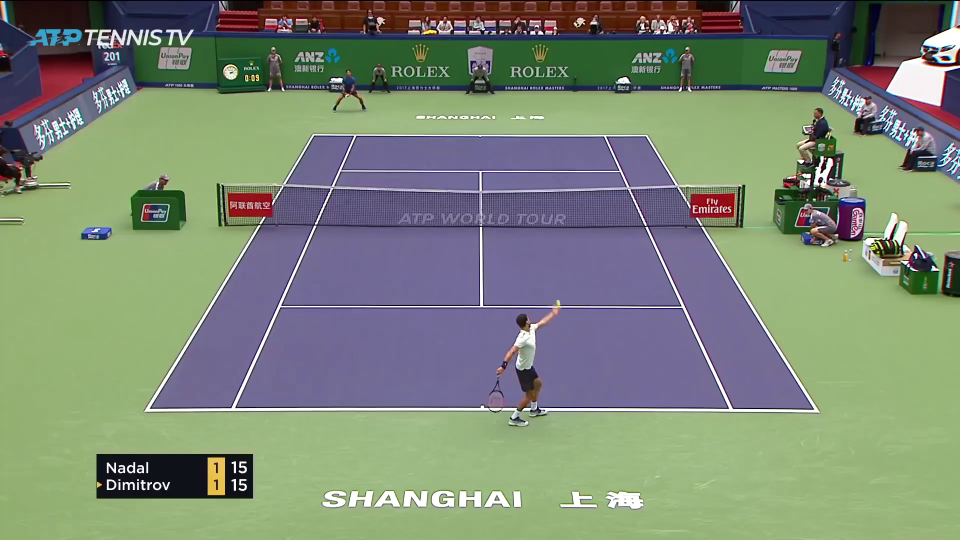
#> input picture frame 9 of video_input_2.mp4, 1920 x 1080 px (shown at 1/2 size)
$ python ball_detection_5.py
#> lines starting #> are read from the running program, lines starting #| are printed output that depends on the picture; after the words box and inside, x2 and y2 are one past the last pixel; in counts of white or black regions, pixels touching at a corner belong together
import cv2
import numpy as np
def nothing(x):
    pass

cap = cv2.VideoCapture('video_input_2.mp4')

cv2.namedWindow("Track")

cv2.createTrackbar("LH", "Track", 0, 255, nothing)
cv2.createTrackbar("LS", "Track", 0, 255, nothing)
cv2.createTrackbar("LV", "Track", 0, 255, nothing)
cv2.createTrackbar("UH", "Track", 255, 255, nothing)
cv2.createTrackbar("US", "Track", 255, 255, nothing)
cv2.createTrackbar("UV", "Track", 255, 255, nothing)

while True:

    ret, frame = cap.read()
#> frame is the input picture: shape (1080, 1920, 3); mean B, G, R 118, 136.2, 124.8

    hsv = cv2.cvtColor(frame, cv2.COLOR_BGR2HSV)
#> hsv: shape (1080, 1920, 3); mean H, S, V 74.1, 88.1, 152.2
   # hsv = cv2.GaussianBlur(hsv, (5, 5), 0)
    lh = cv2.getTrackbarPos("LH", "Track")
    ls = cv2.getTrackbarPos("LS", "Track")
    lv = cv2.getTrackbarPos("LV", "Track")

    uh = cv2.getTrackbarPos("UH", "Track")
    us = cv2.getTrackbarPos("US", "Track")
    uv = cv2.getTrackbarPos("UV", "Track")
    savekey =cv2.waitKey(1)
#> (key Esc is pressed here)
    if savekey==115:
        lowerball = np.array([lh, ls, lv])
        upperball = np.array([uh, us, uv])
        print(lowerball)
        print(upperball)

    lowerball = np.array([lh, ls, lv])
    upperball = np.array([uh, us, uv])
    kernal = np.ones((2, 2), np.uint8) /4
    mask = cv2.inRange(hsv, lowerball, upperball)
#> mask: shape (1080, 1920); every value is 255
    mask = cv2.dilate(mask, kernal)
    mask=cv2.filter2D(mask,-1,kernal)
    res = cv2.bitwise_and(frame, frame, mask=mask)
    resgray = cv2.cvtColor(res, cv2.COLOR_BGR2GRAY)
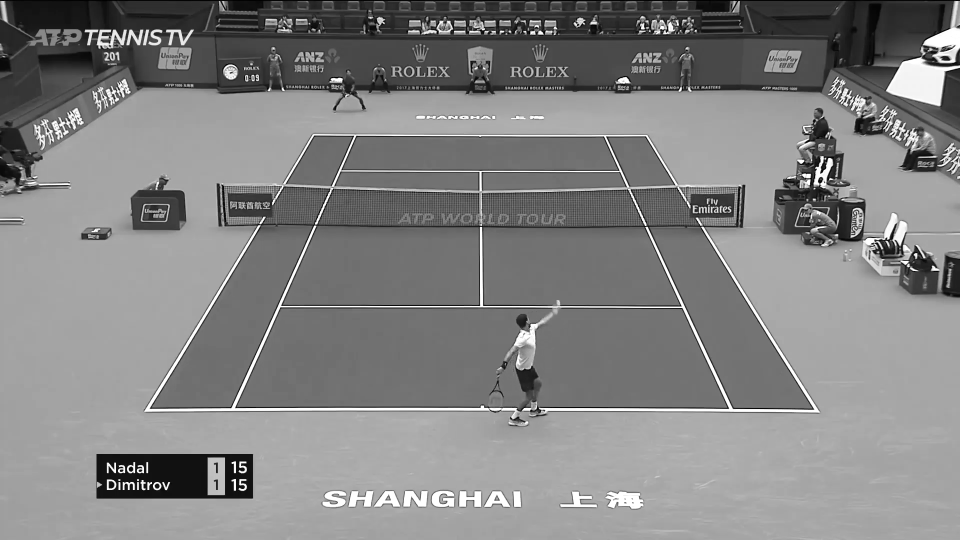
#> resgray: shape (1080, 1920) (shown at 1/2 size); min 0, max 255, mean 130.6
    _, thresh = cv2.threshold(resgray, 127, 255, 0)
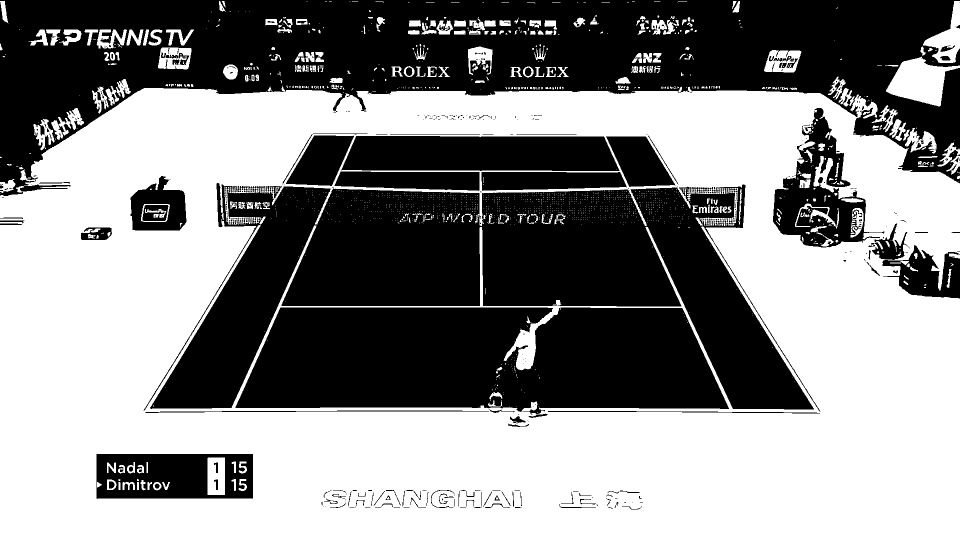
#> thresh: shape (1080, 1920) (shown at 1/2 size); 53.6% white; 477 black regions (352 under 20 px)
    contours, hierarchy = cv2.findContours(thresh, cv2.RETR_TREE, cv2.CHAIN_APPROX_NONE)
#> contours = 2402 contours, 1989 with area under 20; largest, box (x1, y1, x2, y2) and area: (0, 171, 1920, 1080) 1652235, (287, 365, 1629, 822) 292144, (470, 614, 1459, 830) 177412, (682, 271, 1240, 343) 36636, (1545, 215, 1770, 496) 28338
    rect = cv2.minAreaRect(contours[0])
#> rect = ((1849.5, 574.5), (1, 3), -90)
    box = cv2.boxPoints(rect)
#> box = [[1851, 575], [1848, 575], [1848, 574], [1851, 574]]
    box = np.int0(box)
    cv2.drawContours(res, [box], 0, (0, 0, 255), 2)
#> res: shape (1080, 1920, 3); under 0.01% of pixels changed, all inside (x1, y1, x2, y2) = (1847, 573, 1853, 577)
    cv2.imshow("frame", frame)
    cv2.imshow("mask", mask)
    cv2.imshow("res", res)
    key = cv2.waitKey(1)
#> (key Esc is pressed here)
    if key == 27:
        break


cap.release()
cv2.destroyAllWindows()

$ run again, starting later in the video
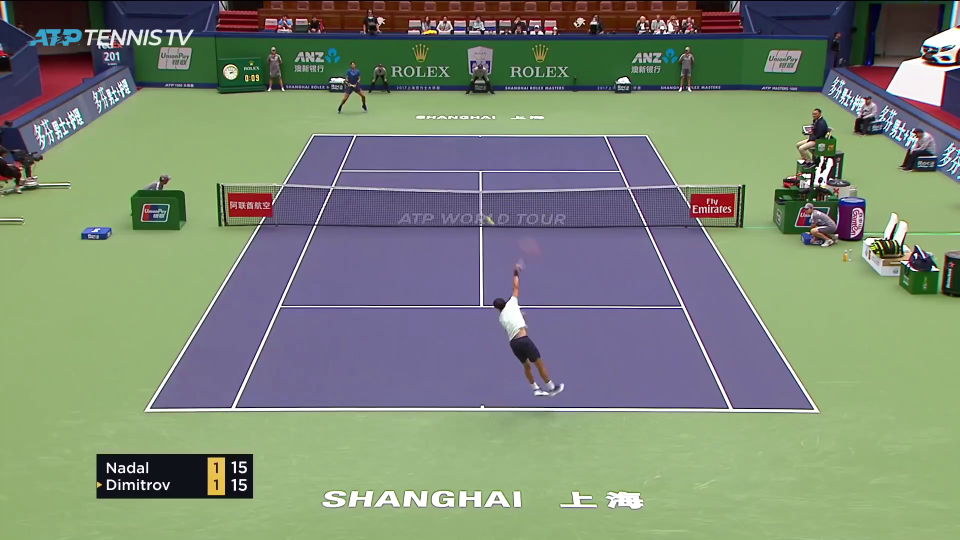
#> input picture frame 41 of video_input_2.mp4, 1920 x 1080 px (shown at 1/2 size)
#> frame is the input picture: shape (1080, 1920, 3); mean B, G, R 118.1, 136.3, 124.8
#> hsv: shape (1080, 1920, 3); mean H, S, V 74.1, 88.2, 152.3
#> mask: shape (1080, 1920); every value is 255
#> `resgray = cv2.cvtColor(res, cv2.COLOR_BGR2GRAY)`:
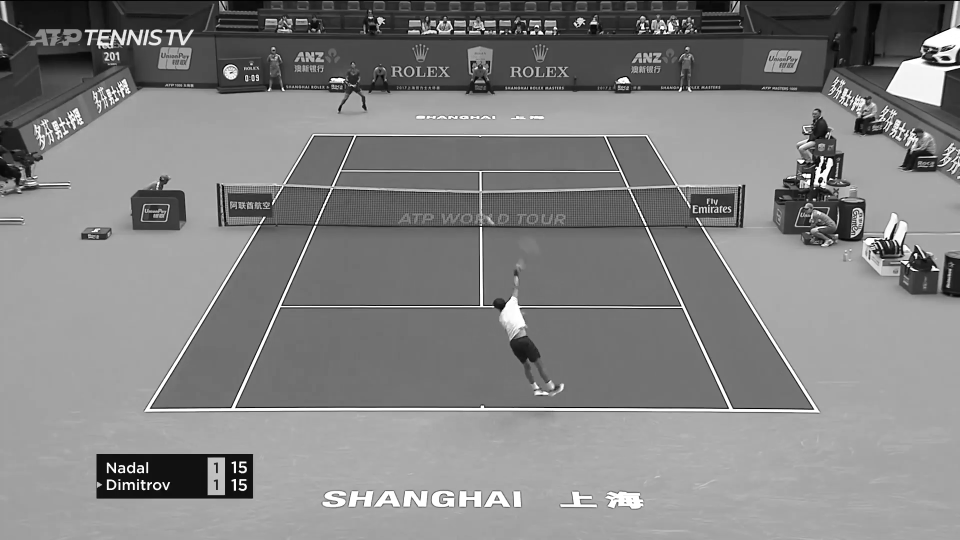
#> resgray: shape (1080, 1920) (shown at 1/2 size); min 0, max 255, mean 130.7
#> `_, thresh = cv2.threshold(resgray, 127, 255, 0)`:
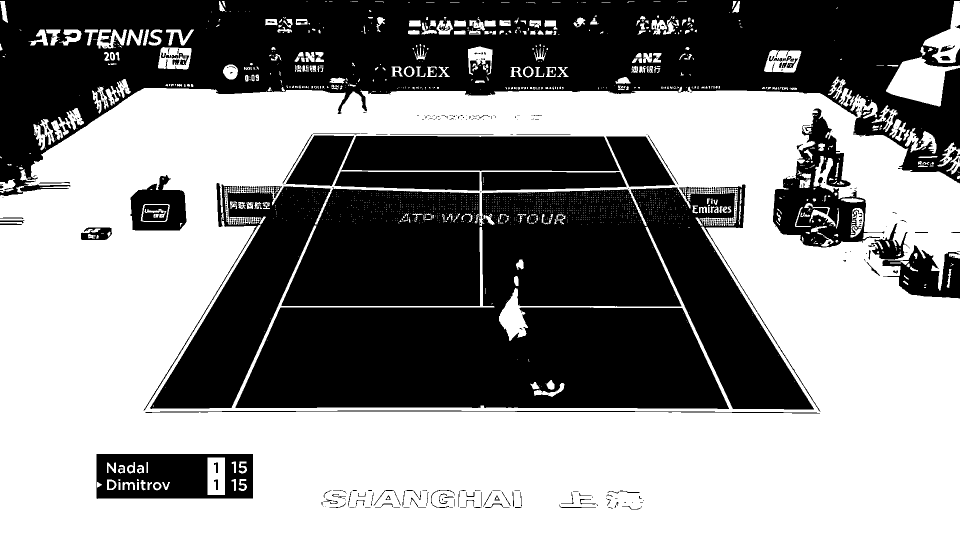
#> thresh: shape (1080, 1920) (shown at 1/2 size); 53.6% white; 457 black regions (335 under 20 px)
#> contours = 2501 contours, 2088 with area under 20; largest, box (x1, y1, x2, y2) and area: (0, 173, 1920, 1080) 1652174, (287, 365, 1629, 822) 470028, (682, 271, 1240, 343) 36629, (192, 907, 507, 999) 28259, (1545, 216, 1770, 496) 28144
#> rect = ((1849.5, 574.5), (1, 3), -90)
#> box = [[1851, 575], [1848, 575], [1848, 574], [1851, 574]]
#> res: shape (1080, 1920, 3); under 0.01% of pixels changed, all inside (x1, y1, x2, y2) = (1847, 573, 1853, 577)

$ run again, starting later in the video
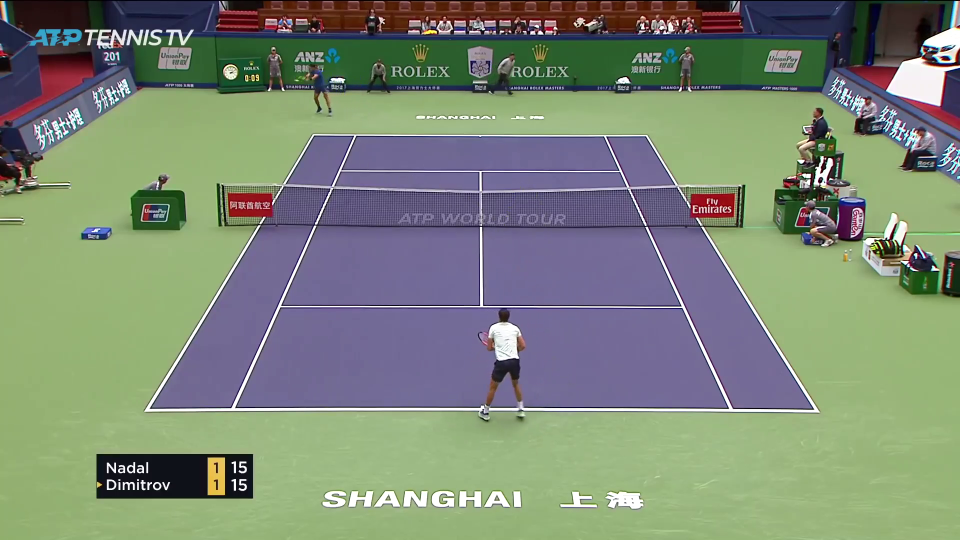
#> input picture frame 74 of video_input_2.mp4, 1920 x 1080 px (shown at 1/2 size)
#> frame is the input picture: shape (1080, 1920, 3); mean B, G, R 118.1, 136.2, 124.8
#> hsv: shape (1080, 1920, 3); mean H, S, V 74.2, 88.3, 152.2
#> mask: shape (1080, 1920); every value is 255
#> `resgray = cv2.cvtColor(res, cv2.COLOR_BGR2GRAY)`:
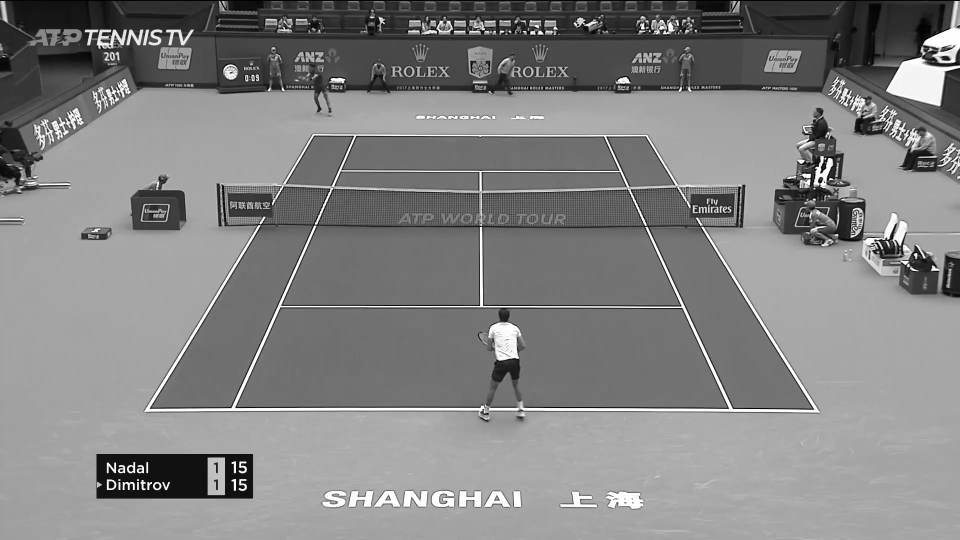
#> resgray: shape (1080, 1920) (shown at 1/2 size); min 0, max 255, mean 130.6
#> `_, thresh = cv2.threshold(resgray, 127, 255, 0)`:
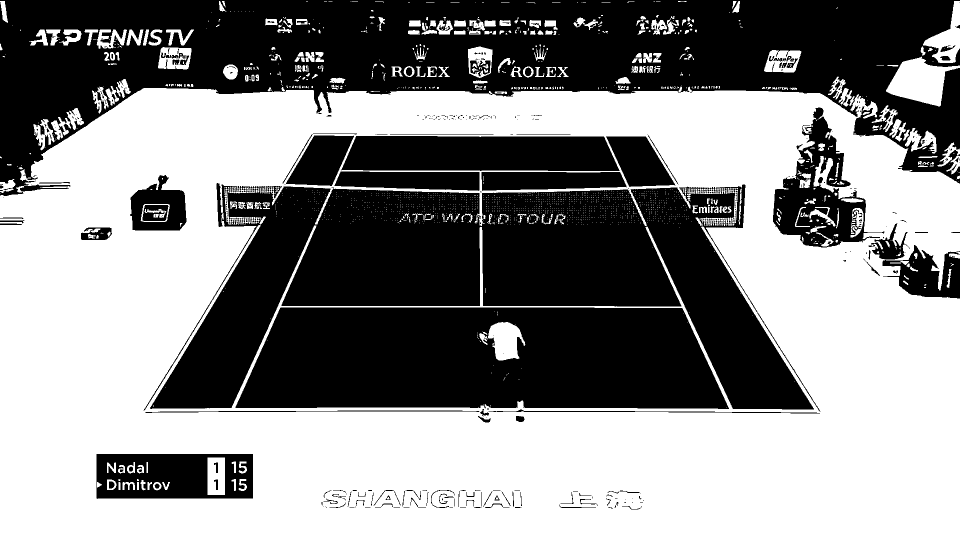
#> thresh: shape (1080, 1920) (shown at 1/2 size); 53.6% white; 486 black regions (355 under 20 px)
#> contours = 2610 contours, 2185 with area under 20; largest, box (x1, y1, x2, y2) and area: (0, 173, 1920, 1080) 1652038, (287, 365, 1629, 822) 292279, (470, 614, 1459, 819) 180502, (682, 271, 1240, 343) 36636, (192, 907, 507, 999) 28259
#> rect = ((1849.5, 574.5), (1, 3), -90)
#> box = [[1851, 575], [1848, 575], [1848, 574], [1851, 574]]
#> res: shape (1080, 1920, 3); under 0.01% of pixels changed, all inside (x1, y1, x2, y2) = (1847, 573, 1853, 577)
